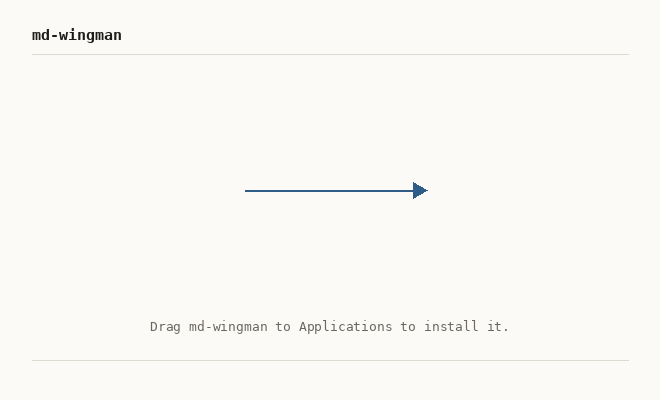

Source code (Python):
# Draws the disk image window background (1x and @2x) in the website's colours.
# Run with Pillow and DejaVu Sans Mono: python3 scripts/dmg/background.py scripts/dmg
from PIL import Image, ImageDraw, ImageFont
import sys
W,H=660,400
out=sys.argv[1]
for scale,suffix in ((1,""),(2,"@2x")):
    s=scale
    im=Image.new("RGB",(W*s,H*s),"#fbfaf7")
    d=ImageDraw.Draw(im)
    mono=ImageFont.truetype("/usr/share/fonts/truetype/dejavu/DejaVuSansMono.ttf",13*s)
    monob=ImageFont.truetype("/usr/share/fonts/truetype/dejavu/DejaVuSansMono-Bold.ttf",15*s)
    fg="#1d1c1a"; muted="#6b6760"; rule="#dedad2"; accent="#2f5d8a"
    # top rule + title, TUI style
    d.text((32*s,26*s),"md-wingman",font=monob,fill=fg)
    d.line((32*s,54*s,(W-32)*s,54*s),fill=rule,width=s)
    # arrow between icon centres (165,190) and (495,190)
    y=190*s
    x0,x1=245*s,415*s
    d.line((x0,y,x1,y),fill=accent,width=2*s)
    d.polygon([(x1+12*s,y),(x1-2*s,y-8*s),(x1-2*s,y+8*s)],fill=accent)
    # caption
    cap="Drag md-wingman to Applications to install it."
    w=d.textlength(cap,font=mono)
    d.text(((W*s-w)/2,318*s),cap,font=mono,fill=muted)
    d.line((32*s,(H-40)*s,(W-32)*s,(H-40)*s),fill=rule,width=s)
    im.save(f"{out}/background{suffix}.png",optimize=True)
